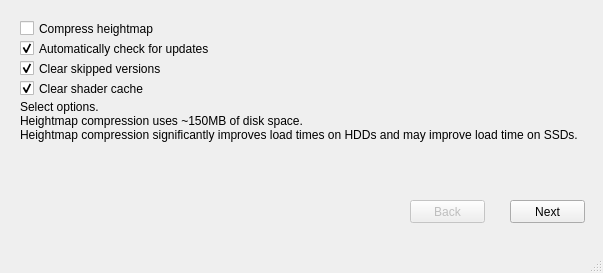
<?xml version="1.0" encoding="UTF-8"?>
<ui version="4.0">
 <class>OptionsWindow</class>
 <widget class="QMainWindow" name="OptionsWindow">
  <property name="geometry">
   <rect>
    <x>0</x>
    <y>0</y>
    <width>603</width>
    <height>273</height>
   </rect>
  </property>
  <property name="windowTitle">
   <string>RE_Kenshi installer</string>
  </property>
  <widget class="QWidget" name="centralwidget">
   <widget class="QPushButton" name="nextButton">
    <property name="enabled">
     <bool>true</bool>
    </property>
    <property name="geometry">
     <rect>
      <x>510</x>
      <y>200</y>
      <width>75</width>
      <height>23</height>
     </rect>
    </property>
    <property name="text">
     <string>Next</string>
    </property>
   </widget>
   <widget class="QLabel" name="outputLabel">
    <property name="geometry">
     <rect>
      <x>20</x>
      <y>100</y>
      <width>571</width>
      <height>91</height>
     </rect>
    </property>
    <property name="text">
     <string>Select options.
Heightmap compression uses ~150MB of disk space.
Heightmap compression significantly improves load times on HDDs and may improve load time on SSDs.</string>
    </property>
    <property name="textFormat">
     <enum>Qt::AutoText</enum>
    </property>
    <property name="alignment">
     <set>Qt::AlignLeading|Qt::AlignLeft|Qt::AlignTop</set>
    </property>
    <property name="wordWrap">
     <bool>true</bool>
    </property>
   </widget>
   <widget class="QPushButton" name="backButton">
    <property name="enabled">
     <bool>false</bool>
    </property>
    <property name="geometry">
     <rect>
      <x>410</x>
      <y>200</y>
      <width>75</width>
      <height>23</height>
     </rect>
    </property>
    <property name="text">
     <string>Back</string>
    </property>
   </widget>
   <widget class="QCheckBox" name="compressHeightmapCheckBox">
    <property name="geometry">
     <rect>
      <x>20</x>
      <y>20</y>
      <width>161</width>
      <height>17</height>
     </rect>
    </property>
    <property name="text">
     <string>Compress heightmap</string>
    </property>
   </widget>
   <widget class="QCheckBox" name="checkUpdatesCheckBox">
    <property name="geometry">
     <rect>
      <x>20</x>
      <y>40</y>
      <width>231</width>
      <height>17</height>
     </rect>
    </property>
    <property name="text">
     <string>Automatically check for updates</string>
    </property>
    <property name="checked">
     <bool>true</bool>
    </property>
   </widget>
   <widget class="QCheckBox" name="clearSkippedVersionsCheckBox">
    <property name="geometry">
     <rect>
      <x>20</x>
      <y>60</y>
      <width>231</width>
      <height>17</height>
     </rect>
    </property>
    <property name="text">
     <string>Clear skipped versions</string>
    </property>
    <property name="checked">
     <bool>true</bool>
    </property>
   </widget>
   <widget class="QCheckBox" name="clearShaderCacheCheckBox">
    <property name="geometry">
     <rect>
      <x>20</x>
      <y>80</y>
      <width>231</width>
      <height>17</height>
     </rect>
    </property>
    <property name="text">
     <string>Clear shader cache</string>
    </property>
    <property name="checked">
     <bool>true</bool>
    </property>
   </widget>
   <zorder>outputLabel</zorder>
   <zorder>nextButton</zorder>
   <zorder>backButton</zorder>
   <zorder>compressHeightmapCheckBox</zorder>
   <zorder>checkUpdatesCheckBox</zorder>
   <zorder>clearSkippedVersionsCheckBox</zorder>
   <zorder>clearShaderCacheCheckBox</zorder>
  </widget>
  <widget class="QMenuBar" name="menubar">
   <property name="geometry">
    <rect>
     <x>0</x>
     <y>0</y>
     <width>603</width>
     <height>21</height>
    </rect>
   </property>
  </widget>
  <widget class="QStatusBar" name="statusbar"/>
 </widget>
 <resources/>
 <connections/>
</ui>
